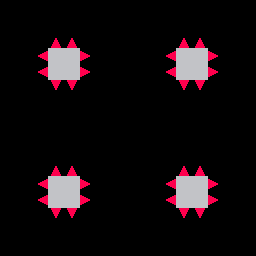

This is a level from a 2D game, rendered from its Tiled map with the project's own tilesets. A one-line summary and the complete map file follow:
An orthogonal 16x16 tile map with 16x16 px tiles, 1 tile layer (Tile Layer 1).

<map version="1.0" orientation="orthogonal" renderorder="left-up" width="16" height="16" tilewidth="16" tileheight="16" nextobjectid="1">
 <tileset firstgid="1" source="../Default.tsx" />
 <layer name="Tile Layer 1" width="16" height="16">
  <data encoding="csv">
0,0,0,0,0,0,0,0,0,0,0,0,0,0,0,0,
0,0,0,0,0,0,0,0,0,0,0,0,0,0,0,0,
0,0,0,11,11,0,0,0,0,0,0,11,11,0,0,0,
0,0,1610612747,5,5,2684354571,0,0,0,0,1610612747,5,5,2684354571,0,0,
0,0,1610612747,5,5,2684354571,0,0,0,0,1610612747,5,5,2684354571,0,0,
0,0,0,3221225483,3221225483,0,0,0,0,0,0,3221225483,3221225483,0,0,0,
0,0,0,0,0,0,0,0,0,0,0,0,0,0,0,0,
0,0,0,0,0,0,0,0,0,0,0,0,0,0,0,0,
0,0,0,0,0,0,0,0,0,0,0,0,0,0,0,0,
0,0,0,0,0,0,0,0,0,0,0,0,0,0,0,0,
0,0,0,11,11,0,0,0,0,0,0,11,11,0,0,0,
0,0,1610612747,5,5,2684354571,0,0,0,0,1610612747,5,5,2684354571,0,0,
0,0,1610612747,5,5,2684354571,0,0,0,0,1610612747,5,5,2684354571,0,0,
0,0,0,3221225483,3221225483,0,0,0,0,0,0,3221225483,3221225483,0,0,0,
0,0,0,0,0,0,0,0,0,0,0,0,0,0,0,0,
0,0,0,0,0,0,0,0,0,0,0,0,0,0,0,0
</data>
 </layer>
</map>
